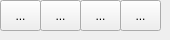
         <widget class="QWidget" name="tab_3">
          <attribute name="icon">
           <iconset resource="../resources/mainresource.qrc">
            <normaloff>:/mainres/images/modeanim.png</normaloff>:/mainres/images/modeanim.png</iconset>
          </attribute>
          <attribute name="title">
           <string>Animation</string>
          </attribute>
          <widget class="QToolButton" name="animationnew">
           <property name="geometry">
            <rect>
             <x>0</x>
             <y>0</y>
             <width>41</width>
             <height>31</height>
            </rect>
           </property>
           <property name="toolTip">
            <string>&lt;!DOCTYPE HTML PUBLIC &quot;-//W3C//DTD HTML 4.0//EN&quot; &quot;http://www.w3.org/TR/REC-html40/strict.dtd&quot;&gt;
&lt;html&gt;&lt;head&gt;&lt;meta name=&quot;qrichtext&quot; content=&quot;1&quot; /&gt;&lt;style type=&quot;text/css&quot;&gt;
p, li { white-space: pre-wrap; }
&lt;/style&gt;&lt;/head&gt;&lt;body style=&quot; font-family:'MS Shell Dlg 2'; font-size:8.25pt; font-weight:400; font-style:normal;&quot;&gt;
&lt;p style=&quot; margin-top:0px; margin-bottom:0px; margin-left:0px; margin-right:0px; -qt-block-indent:0; text-indent:0px;&quot;&gt;&lt;span style=&quot; font-size:8pt;&quot;&gt;New animation&lt;/span&gt;&lt;/p&gt;&lt;/body&gt;&lt;/html&gt;</string>
           </property>
           <property name="text">
            <string>...</string>
           </property>
           <property name="icon">
            <iconset resource="../resources/mainresource.qrc">
             <normaloff>:/mainres/images/newani.png</normaloff>:/mainres/images/newani.png</iconset>
           </property>
           <property name="iconSize">
            <size>
             <width>32</width>
             <height>32</height>
            </size>
           </property>
           <property name="checkable">
            <bool>false</bool>
           </property>
          </widget>
          <widget class="QToolButton" name="animationnew_2">
           <property name="geometry">
            <rect>
             <x>40</x>
             <y>0</y>
             <width>41</width>
             <height>31</height>
            </rect>
           </property>
           <property name="toolTip">
            <string>&lt;!DOCTYPE HTML PUBLIC &quot;-//W3C//DTD HTML 4.0//EN&quot; &quot;http://www.w3.org/TR/REC-html40/strict.dtd&quot;&gt;
&lt;html&gt;&lt;head&gt;&lt;meta name=&quot;qrichtext&quot; content=&quot;1&quot; /&gt;&lt;style type=&quot;text/css&quot;&gt;
p, li { white-space: pre-wrap; }
&lt;/style&gt;&lt;/head&gt;&lt;body style=&quot; font-family:'MS Shell Dlg 2'; font-size:10pt; font-weight:400; font-style:normal;&quot;&gt;
&lt;p style=&quot; margin-top:0px; margin-bottom:0px; margin-left:0px; margin-right:0px; -qt-block-indent:0; text-indent:0px;&quot;&gt;&lt;span style=&quot; font-size:8pt;&quot;&gt;Add mesh&lt;/span&gt;&lt;/p&gt;&lt;/body&gt;&lt;/html&gt;</string>
           </property>
           <property name="text">
            <string>...</string>
           </property>
           <property name="icon">
            <iconset resource="../resources/mainresource.qrc">
             <normaloff>:/mainres/images/add.png</normaloff>:/mainres/images/add.png</iconset>
           </property>
           <property name="iconSize">
            <size>
             <width>32</width>
             <height>32</height>
            </size>
           </property>
           <property name="checkable">
            <bool>false</bool>
           </property>
          </widget>
          <widget class="QToolButton" name="animationnew_3">
           <property name="geometry">
            <rect>
             <x>80</x>
             <y>0</y>
             <width>41</width>
             <height>31</height>
            </rect>
           </property>
           <property name="toolTip">
            <string>&lt;!DOCTYPE HTML PUBLIC &quot;-//W3C//DTD HTML 4.0//EN&quot; &quot;http://www.w3.org/TR/REC-html40/strict.dtd&quot;&gt;
&lt;html&gt;&lt;head&gt;&lt;meta name=&quot;qrichtext&quot; content=&quot;1&quot; /&gt;&lt;style type=&quot;text/css&quot;&gt;
p, li { white-space: pre-wrap; }
&lt;/style&gt;&lt;/head&gt;&lt;body style=&quot; font-family:'MS Shell Dlg 2'; font-size:10pt; font-weight:400; font-style:normal;&quot;&gt;
&lt;p style=&quot; margin-top:0px; margin-bottom:0px; margin-left:0px; margin-right:0px; -qt-block-indent:0; text-indent:0px;&quot;&gt;&lt;span style=&quot; font-size:8pt;&quot;&gt;Add vector&lt;/span&gt;&lt;/p&gt;&lt;/body&gt;&lt;/html&gt;</string>
           </property>
           <property name="text">
            <string>...</string>
           </property>
           <property name="icon">
            <iconset resource="../resources/mainresource.qrc">
             <normaloff>:/mainres/images/vector.png</normaloff>:/mainres/images/vector.png</iconset>
           </property>
           <property name="iconSize">
            <size>
             <width>32</width>
             <height>32</height>
            </size>
           </property>
           <property name="checkable">
            <bool>false</bool>
           </property>
          </widget>
          <widget class="QToolButton" name="animationnew_4">
           <property name="geometry">
            <rect>
             <x>120</x>
             <y>0</y>
             <width>41</width>
             <height>31</height>
            </rect>
           </property>
           <property name="toolTip">
            <string>&lt;!DOCTYPE HTML PUBLIC &quot;-//W3C//DTD HTML 4.0//EN&quot; &quot;http://www.w3.org/TR/REC-html40/strict.dtd&quot;&gt;
&lt;html&gt;&lt;head&gt;&lt;meta name=&quot;qrichtext&quot; content=&quot;1&quot; /&gt;&lt;style type=&quot;text/css&quot;&gt;
p, li { white-space: pre-wrap; }
&lt;/style&gt;&lt;/head&gt;&lt;body style=&quot; font-family:'MS Shell Dlg 2'; font-size:10pt; font-weight:400; font-style:normal;&quot;&gt;
&lt;p style=&quot; margin-top:0px; margin-bottom:0px; margin-left:0px; margin-right:0px; -qt-block-indent:0; text-indent:0px;&quot;&gt;&lt;span style=&quot; font-size:8pt;&quot;&gt;Add bone&lt;/span&gt;&lt;/p&gt;&lt;/body&gt;&lt;/html&gt;</string>
           </property>
           <property name="text">
            <string>...</string>
           </property>
           <property name="icon">
            <iconset resource="../resources/mainresource.qrc">
             <normaloff>:/mainres/images/bone.png</normaloff>:/mainres/images/bone.png</iconset>
           </property>
           <property name="iconSize">
            <size>
             <width>32</width>
             <height>32</height>
            </size>
           </property>
           <property name="checkable">
            <bool>false</bool>
           </property>
          </widget>
         </widget>
